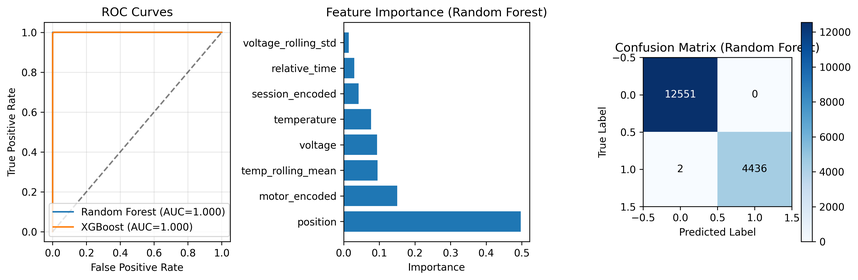
#> input picture plots/quick_ml_evaluation.png, 858 x 280 px, shrunk from 3577 x 1166 before the run
$ python create_final_showcase.py
#> lines starting #> are read from the running program, lines starting #| are printed output that depends on the picture
"""
Final Showcase - All graphs in one epic display
"""

import matplotlib.pyplot as plt
import matplotlib.image as mpimg
import os

def create_showcase():
    # Check which plots exist
    plot_files = [
        'plots/quick_ml_evaluation.png',
        'plots/3d_pca_visualization.png',
        'plots/enhanced_feature_importance.png',
        'plots/learning_curves_comparison.png'
    ]

    existing_plots = [f for f in plot_files if os.path.exists(f)]

    if len(existing_plots) >= 2:
        fig, axes = plt.subplots(2, 2, figsize=(20, 16), facecolor='black')
        fig.suptitle('🚀 EPIC ML VISUALIZATIONS SHOWCASE 🚀',
                     color='white', fontsize=24, fontweight='bold', y=0.95)

        # Load and display each plot
        for i, plot_file in enumerate(existing_plots[:4]):
            row = i // 2
            col = i % 2

            try:
                img = mpimg.imread(plot_file)
#> img is the input picture: shape (280, 858, 4) float32; mean R, G, B, A 0.903, 0.921, 0.937, 1
                axes[row, col].imshow(img)
                axes[row, col].axis('off')

                # Add titles
                if 'quick_ml_evaluation' in plot_file:
                    axes[row, col].set_title('Enhanced ROC Curves & Confusion Matrix',
                                           color='white', fontsize=14, pad=10)
                elif '3d_pca' in plot_file:
                    axes[row, col].set_title('3D Feature Space Analysis',
                                           color='white', fontsize=14, pad=10)
                elif 'feature_importance' in plot_file:
                    axes[row, col].set_title('Feature Importance Analysis',
                                           color='white', fontsize=14, pad=10)
                elif 'learning_curves' in plot_file:
                    axes[row, col].set_title('Learning Curves Comparison',
                                           color='white', fontsize=14, pad=10)

            except Exception as e:
                axes[row, col].text(0.5, 0.5, f'Plot not available\n{plot_file}',
                                  transform=axes[row, col].transAxes,
                                  ha='center', va='center', color='white')
                axes[row, col].set_facecolor('black')

        # Hide empty subplots
        for i in range(len(existing_plots), 4):
            row = i // 2
            col = i % 2
            axes[row, col].axis('off')
            axes[row, col].set_facecolor('black')
#> this loop made 0 passes

        plt.tight_layout()
        plt.savefig('plots/EPIC_ML_SHOWCASE.png', dpi=300, bbox_inches='tight', facecolor='black')
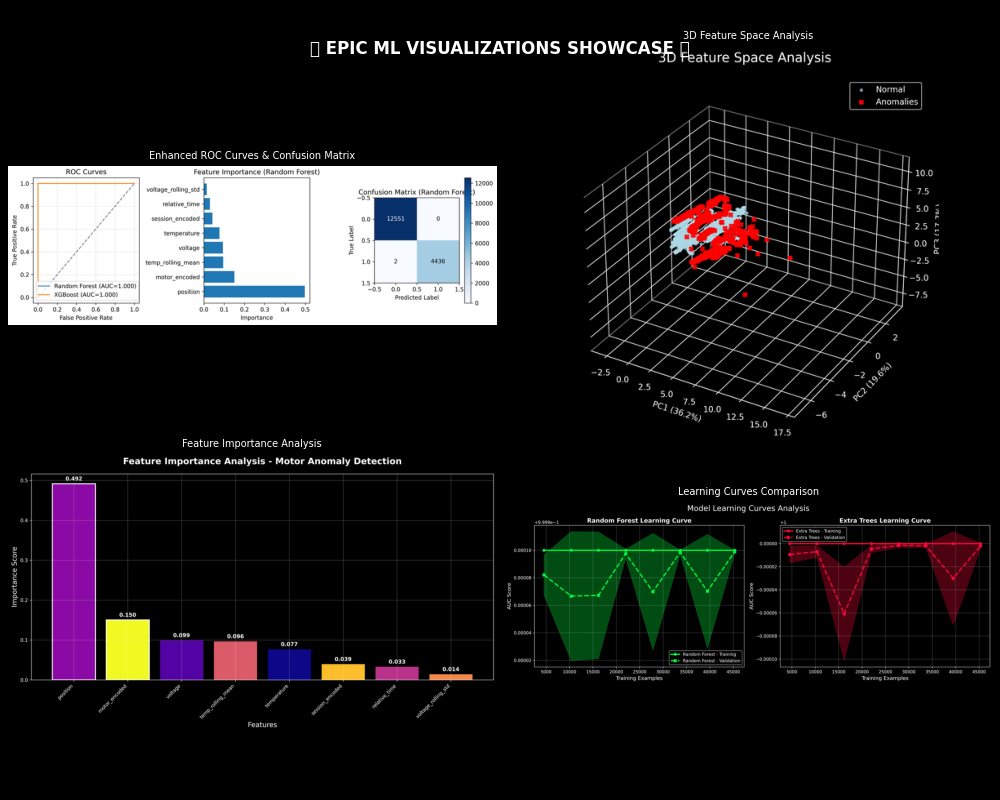
#> figure drawn by matplotlib, 4 panels
        plt.show()

        print("🎉 EPIC ML SHOWCASE CREATED!")
        print(f"Combined {len(existing_plots)} visualizations into one epic display!")
        return True
    else:
        print("Need at least 2 plots to create showcase")
        return False

if __name__ == "__main__":
    create_showcase()
